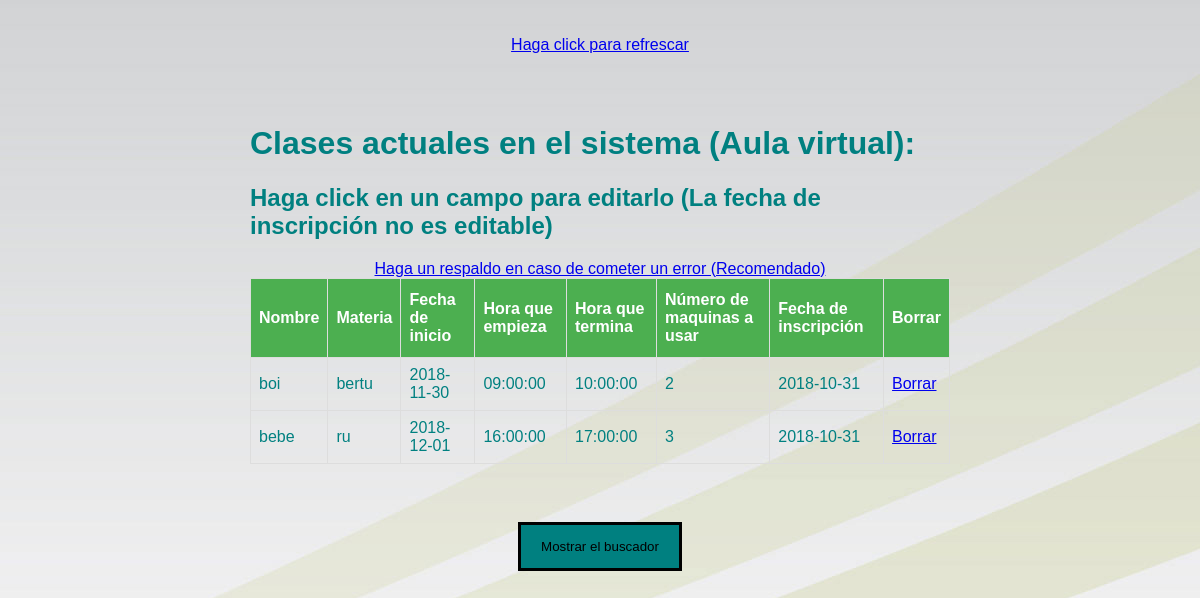
Before: /aulavirtualclase.php with the older database file.
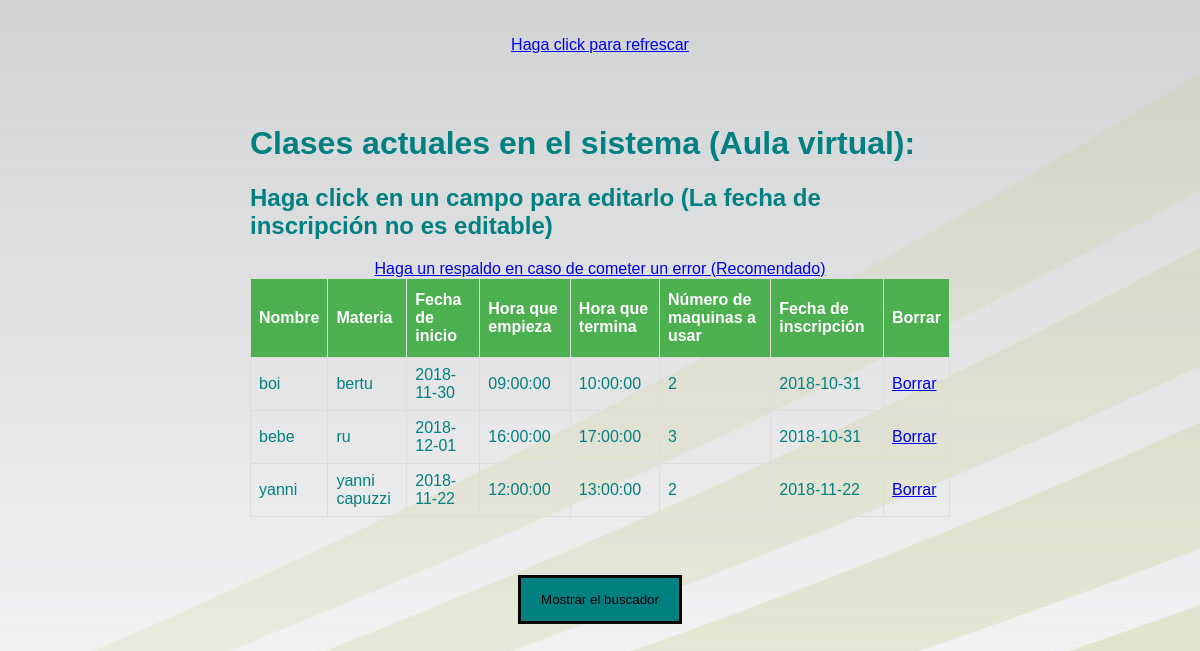
After: the same page with the newer database file.
### tables this page shows
CREATE TABLE `reservaaula` (
  `id` int(10) NOT NULL AUTO_INCREMENT,
  `nombre` varchar(100) NOT NULL,
  `materia` varchar(100) NOT NULL,
  `fecha` varchar(100) NOT NULL,
  `fechaemp` time NOT NULL,
  `fechater` time NOT NULL,
  `numero` int(11) NOT NULL,
  `fechainscripcion` date NOT NULL,
  PRIMARY KEY (`id`)
);

### aulavirtualclase.php (the view, shortened to what this page needs)
<?php
include_once("connection.php");
$sql = "SELECT * FROM `reservaaula` limit 10 ";
$queryRecords = mysqli_query($conn, $sql) or die("Error al buscar");
?>
<!DOCTYPE html>
<html lang="en">
<head>
<link rel="stylesheet" href="estilos\clase.css">
</head>
<body>
<br></br>
<div style="text-align: center;"><a href="aulavirtualclase.php">Haga click para refrescar</a></div>
<div class="container" style="padding:50px 250px;">
<h1>Clases actuales en el sistema (Aula virtual):</h1>
<h2>Haga click en un campo para editarlo (La fecha de inscripción no es editable)</h2>
<div style="text-align: center;"><a href="backup.php" target="_blank">Haga un respaldo en caso de cometer un error (Recomendado)</a></div>
<table id="employee_grid" name="employee_grid" class="table table-condensed table-hover table-striped bootgrid-table" width="60%" cellspacing="0">
   <thead>
      <tr>
         <th>Nombre</th>
         <th>Materia</th>
         <th>Fecha de inicio</th>
		 <th>Hora que empieza</th>
		 <th>Hora que termina</th>
		 <th>Número de maquinas a usar</th>
		 <th>Fecha de inscripción</th>
		 <th>Borrar</th>
      </tr>
   </thead>
   <tbody id="_editable_table">
      <?php foreach($queryRecords as $res) :?>
      <tr data-row-id="<?php echo $res['id'];?>">
         <center><td class="editable-col" contenteditable="true" colaula='0' oldVal ="<?php echo $res['nombre'];?>"><?php echo $res['nombre'];?></td></center>
         <center><td class="editable-col" contenteditable="true" colaula='1' oldVal ="<?php echo $res['materia'];?>"><?php echo $res['materia'];?></td></center>
         <center><td class="editable-col" contenteditable="true" colaula='2' oldVal ="<?php echo $res['fecha'];?>"><?php echo $res['fecha'];?></td></center>
         <center><td class="editable-col" contenteditable="true" colaula='3' oldVal ="<?php echo $res['fechaemp'];?>"><?php echo $res['fechaemp'];?></td></center>
		 <center><td class="editable-col" contenteditable="true" colaula='4' oldVal ="<?php echo $res['fechater'];?>"><?php echo $res['fechater'];?></td></center>
         <center><td class="editable-col" contenteditable="true" colaula='5' oldVal ="<?php echo $res['numero'];?>"><?php echo $res['numero'];?></td></center>
		 <center><td class="editable-col" contenteditable="false" colaula='6' oldVal ="<?php echo $res['fechainscripcion'];?>"><?php echo $res['fechainscripcion'];?></td></center>
		 <?php
		 echo "<td><a href='aulavirtualclaseborrar.php?id=".$res['id']."'>Borrar</a></td>";
		 echo "</tr>";
		 ?>
	  <?php endforeach;?>
   </tbody>
</table>
</div>
<div id="boton2" style="text-align: center;">
<button onclick="myFunction2()">Mostrar el buscador</button>
</div>
</body>
</html>

### estilos/clase.css (style rules this page uses)
body { font-family:Arial,Helvetica,sans-serif;color:teal;padding:0;margin:0;background-image:url(imagenes/fondo_une.jpg) }
#employee_grid { font-family:"Trebuchet MS",Arial,Helvetica,sans-serif;border-collapse:collapse;width:100% }
#employee_grid td,#employee_grid th { border:1px solid #ddd;padding:8px }
#employee_grid th { padding-top:12px;padding-bottom:12px;text-align:left;background-color:#4CAF50;color:#fff }
button,input[type=submit] { background-color:teal;color:#000;padding:14px 20px;margin:8px 0;border:3px solid #000;cursor:pointer;width:95 px }

### aulavirtualclase.php (style rules this page uses)
body { background-image: url("imagenes/fondo_une.jpg") }

Changed rows visible on the page:
added reservaaula: nombre "yanni", materia "yanni capuzzi", fecha "2018-11-22", fechaemp "12:00:00", fechater "13:00:00", numero "2", fechainscripcion "2018-11-22"
